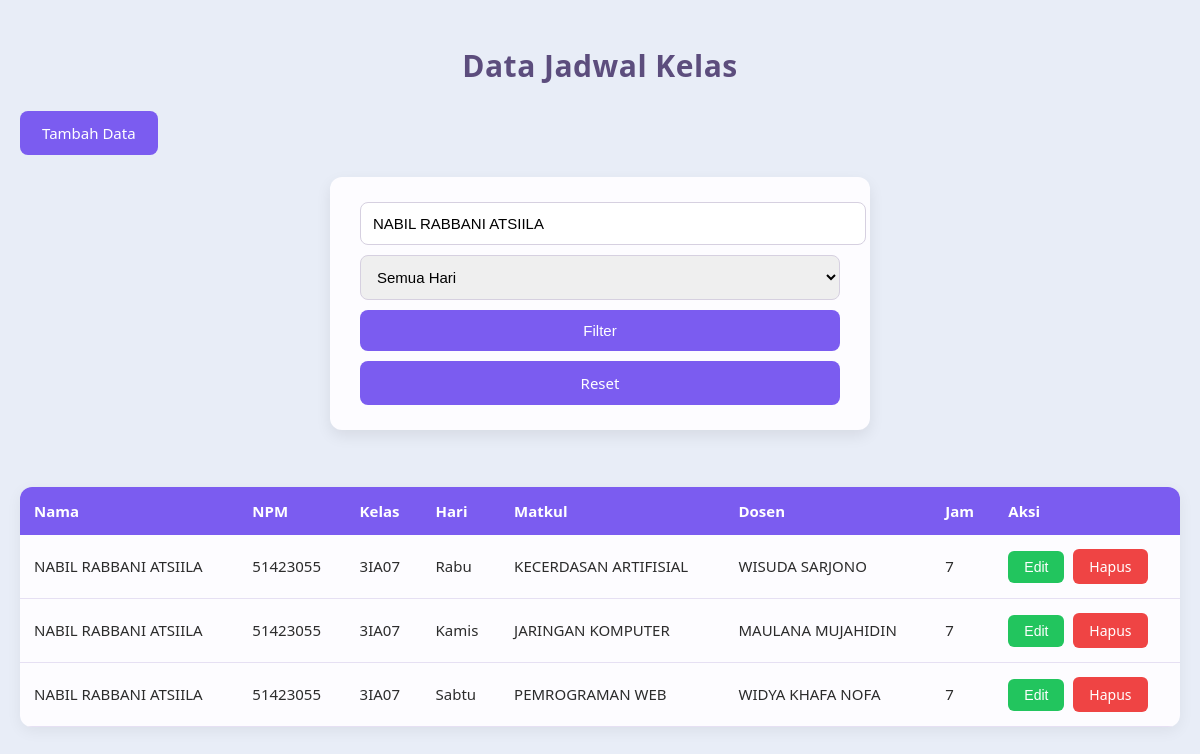
Page /index.php?cari=NABIL RABBANI ATSIILA on the committed database.
### tables this page shows
CREATE TABLE `jadwal_kelas` (
  `id` int(11) NOT NULL,
  `nama` varchar(100) DEFAULT NULL,
  `npm` varchar(20) DEFAULT NULL,
  `kelas` varchar(50) DEFAULT NULL,
  `hari` varchar(20) NOT NULL,
  `matkul` varchar(100) DEFAULT NULL,
  `dosen` varchar(100) DEFAULT NULL,
  `jam` varchar(50) DEFAULT NULL
);

### index.php (the view, shortened to what this page needs)
<?php include "db.php"; ?>
<!DOCTYPE html>
<html>
<head>
    <link rel="stylesheet" href="css/style.css?v=1">
</head>
<body>
<h2>Data Jadwal Kelas</h2>
<a href="create.php" class="btn">Tambah Data</a>
<br><br>
<form method="GET">
    <input type="text" name="cari" placeholder="Cari nama / NPM / matkul / dosen..."
    value="<?= isset($_GET['cari']) ? $_GET['cari'] : '' ?>">
    <select name="hari">
        <option value="">Semua Hari</option>
    </select>
    <button type="submit" class="btn">Filter</button>
    <a href="index.php" class="btn">Reset</a>
</form>
<br>
<table>
    <tr>
        <th>Nama</th>
        <th>NPM</th>
        <th>Kelas</th>
        <th>Hari</th>
        <th>Matkul</th>
        <th>Dosen</th>
        <th>Jam</th>
        <th>Aksi</th>
    </tr>
<?php
$query = "SELECT * FROM jadwal_kelas WHERE 1";
if(isset($_GET['cari']) && $_GET['cari'] != ""){
    $cari = $_GET['cari'];
    $query .= "
        AND (
            nama LIKE '%$cari%' OR
            npm LIKE '%$cari%' OR
            matkul LIKE '%$cari%' OR
            dosen LIKE '%$cari%'
        )
    ";
}
$query .= "
    ORDER BY
        FIELD(hari,'Senin','Selasa','Rabu','Kamis','Jumat','Sabtu','Minggu'),
        jam ASC
";
$result = mysqli_query($conn, $query);
while($row = mysqli_fetch_assoc($result)) { ?>
    <tr>
        <td><?= htmlspecialchars($row['nama']) ?></td>
        <td><?= htmlspecialchars($row['npm']) ?></td>
        <td><?= htmlspecialchars($row['kelas']) ?></td>
        <td><?= htmlspecialchars($row['hari']) ?></td>
        <td><?= htmlspecialchars($row['matkul']) ?></td>
        <td><?= htmlspecialchars($row['dosen']) ?></td>
        <td><?= htmlspecialchars($row['jam']) ?></td>
        <td>
            <button type="button" class="btn-edit" data-id="<?= $row['id'] ?>">Edit</button>
            <a href="delete.php?id=<?= $row['id'] ?>" class="btn-delete" data-nama="<?= htmlspecialchars($row['nama']) ?>">Hapus</a>
        </td>
    </tr>
<?php } ?>
</table>
</body>
</html>

### css/style.css (style rules this page uses)
body { font-family: 'Segoe UI', Tahoma, Geneva, Verdana, sans-serif; background: #e8edf7; margin: 0; padding: 20px; color: #2c2c2c; }
h2 { text-align: center; margin-bottom: 25px; color: #5c4d7d; font-size: 30px; letter-spacing: 0.5px; }
a { text-decoration: none; color: #7b5cf0; transition: all 0.2s ease-in-out; }
form { max-width: 480px; margin: 0 auto 35px auto; background: #fdfcff; padding: 25px 30px; border-radius: 12px; box-shadow: 0 6px 15px rgba(0,0,0,0.08); display: flex; flex-direction: column; gap: 10px; }
form input, form select { width: 100%; padding: 12px; border: 1px solid #d6d0e0; border-radius: 8px; font-size: 15px; transition: border 0.3s, box-shadow 0.3s; }
.btn { background: #7b5cf0; border: none; padding: 12px 22px; font-size: 15px; font-weight: 500; color: #fff; border-radius: 8px; cursor: pointer; transition: background 0.2s, transform 0.1s; display: inline-block; text-align: center; }
.btn-edit { background: #22c55e; color: white; padding: 8px 16px; border-radius: 6px; margin-right: 5px; font-size: 14px; border: none; cursor: pointer; transition: background 0.2s, transform 0.1s; }
.btn-delete { background: #ef4444; color: white; padding: 8px 16px; border-radius: 6px; font-size: 14px; border: none; cursor: pointer; text-decoration: none; display: inline-block; transition: background 0.2s, transform 0.1s; }
table { width: 100%; border-collapse: collapse; background: #fdfcff; border-radius: 12px; overflow: hidden; box-shadow: 0 4px 15px rgba(0,0,0,0.06); }
table th { background: #7b5cf0; color: #ffffff; padding: 14px; text-align: left; font-size: 15px; }
table td { border-bottom: 1px solid #e6e0f3; padding: 14px; font-size: 15px; }
input[type="text"], input[type="number"] { width: 100%; font-size: 15px; }

### rows in the picture
jadwal_kelas: nama "NABIL RABBANI ATSIILA", npm "51423055", kelas "3IA07", hari "Rabu", matkul "KECERDASAN ARTIFISIAL", dosen "WISUDA SARJONO", jam "7"
jadwal_kelas: nama "NABIL RABBANI ATSIILA", npm "51423055", kelas "3IA07", hari "Kamis", matkul "JARINGAN KOMPUTER", dosen "MAULANA MUJAHIDIN", jam "7"
jadwal_kelas: nama "NABIL RABBANI ATSIILA", npm "51423055", kelas "3IA07", hari "Sabtu", matkul "PEMROGRAMAN WEB", dosen "WIDYA KHAFA NOFA", jam "7"
